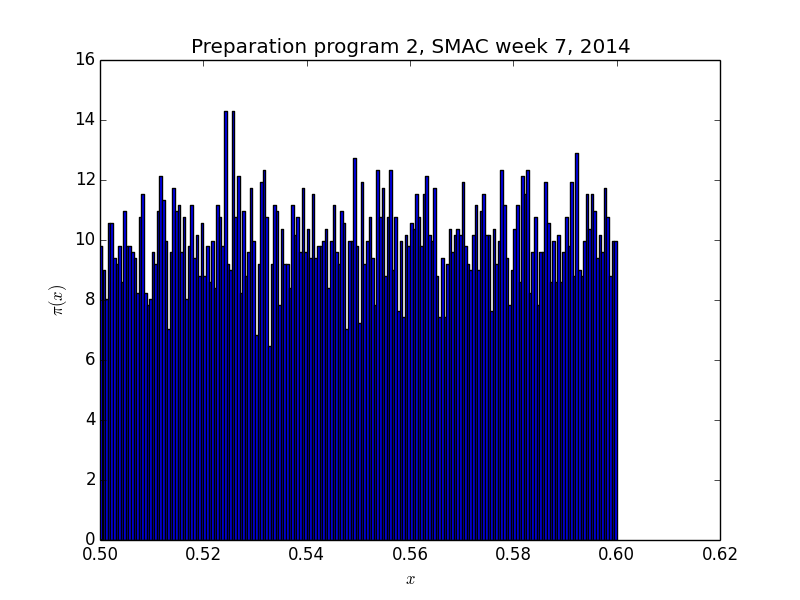

This chart was generated by the following Python code:
import random, pylab

data = []
for run in range(100000):
    data.append(random.uniform(0.0, 1.0))
pylab.title('Preparation program 2, SMAC week 7, 2014')
pylab.hist(data, bins=200, range=[0.5, 0.6], normed=True)
pylab.xlabel('$x$')
pylab.ylabel('$\\pi(x)$')
pylab.savefig('A2.png')
pylab.show()